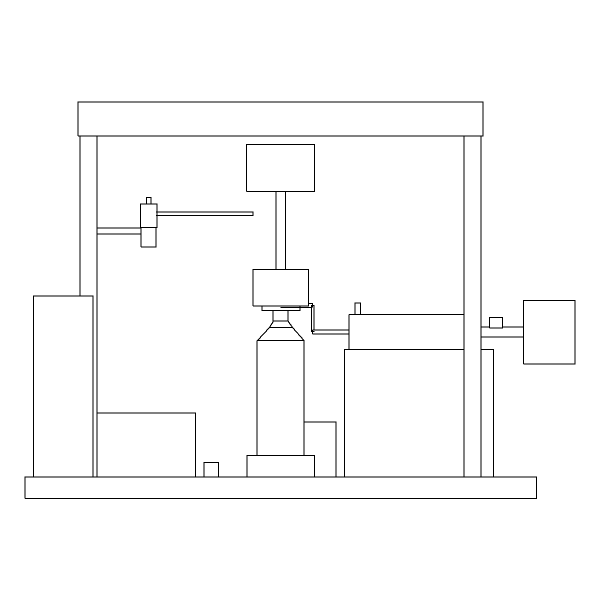
#> input picture examples/images/view_front.png, 1200 x 1200 px (shown at 1/2 size)
$ python prep_control.py ../../../examples/images/view_front.png --out out.png
#> lines starting #> are read from the running program, lines starting #| are printed output that depends on the picture; after the words box and inside, x2 and y2 are one past the last pixel; in counts of white or black regions, pixels touching at a corner belong together
"""拓扑图预处理：去标注/引线/剖面线 -> 白底黑线方形控制图。

用法（坐标需逐图人工调整，先跑一次看 debug 叠框图再修正）:
  python prep_control.py input/topo.png --out output/control_clean.png \
      --erase-box 2,42,96,80 --erase-box 44,116,114,146 \
      --erase-line 114,134,150,150 \
      --hatch-zone 140,86,390,114 \
      --debug output/debug_boxes.png

坐标系约定：
  --erase-box / --erase-line / --margin-rect 用源图像素坐标；
  --hatch-zone / --final-white 用输出画布坐标（--size 边长的方形图）。
"""
import argparse
import os

import cv2
import numpy as np


def rects(arg):
    out = []
    for item in (arg or []):
        v = [int(x) for x in item.split(",")]
        if len(v) != 4:
            raise SystemExit(f"坐标需 4 个数字: {item}")
        out.append(tuple(v))
    return out


def main():
    ap = argparse.ArgumentParser()
    ap.add_argument("src")
    ap.add_argument("--out", required=True)
    ap.add_argument("--debug", help="叠框调试图输出路径")
    ap.add_argument("--erase-box", action="append", help="标注文字框（inpaint）")
    ap.add_argument("--erase-line", action="append", help="引线段走廊 x1,y1,x2,y2")
    ap.add_argument("--margin-rect", action="append", help="边缘空白带，内部孤立连通域抹白")
    ap.add_argument("--hatch-zone", action="append", help="剖面线清除区（画布坐标）")
    ap.add_argument("--final-white", action="append", help="画布坐标定点白块")
    ap.add_argument("--thresh", type=int, default=170)
    ap.add_argument("--size", type=int, default=512, help="输出方形画布边长")
    ap.add_argument("--hatch-k", type=int, default=7)
    args = ap.parse_args()

    im = cv2.imread(args.src)
#> im is the input picture: shape (1200, 1200, 3); 98.2% white; black in thin lines or dots, all inside (x1, y1, x2, y2) = (49, 203, 1151, 998)
    if im is None:
        raise SystemExit(f"读不到图: {args.src}")
    boxes = rects(args.erase_box)
    segs = rects(args.erase_line)
    margins = rects(args.margin_rect)
    hatches = rects(args.hatch_zone)
    whites = rects(args.final_white)

    # 1) inpaint 抹除标注文字与引线
    if boxes or segs:
        mask = np.zeros(im.shape[:2], np.uint8)
        for x1, y1, x2, y2 in boxes:
            mask[y1:y2, x1:x2] = 255
        for x1, y1, x2, y2 in segs:
            cv2.line(mask, (x1, y1), (x2, y2), 255, 5)
        im = cv2.inpaint(im, mask, 5, cv2.INPAINT_TELEA)

    # 2) 二值化
    gray = cv2.cvtColor(im, cv2.COLOR_BGR2GRAY)
    _, bw = cv2.threshold(gray, args.thresh, 255, cv2.THRESH_BINARY)

    # 3) 边缘空白带内的孤立连通域（标注/引线残余）抹白
    if margins:
        n, labels, stats, _ = cv2.connectedComponentsWithStats(255 - bw, connectivity=8)
        for i in range(1, n):
            x, y, w2, h2, _a = stats[i]
            for rx1, ry1, rx2, ry2 in margins:
                if x >= rx1 and y >= ry1 and x + w2 <= rx2 and y + h2 <= ry2:
                    bw[y:y + h2, x:x + w2] = 255
                    break

    # 4) 方形画布居中 + 缩放
    h, w = bw.shape
#> h = 1200; w = 1200
    s = max(h, w)
#> s = 1200
    canvas = np.full((s, s), 255, np.uint8)
    canvas[(s - h) // 2:(s - h) // 2 + h, (s - w) // 2:(s - w) // 2 + w] = bw
    ctrl = cv2.resize(canvas, (args.size, args.size), interpolation=cv2.INTER_AREA)
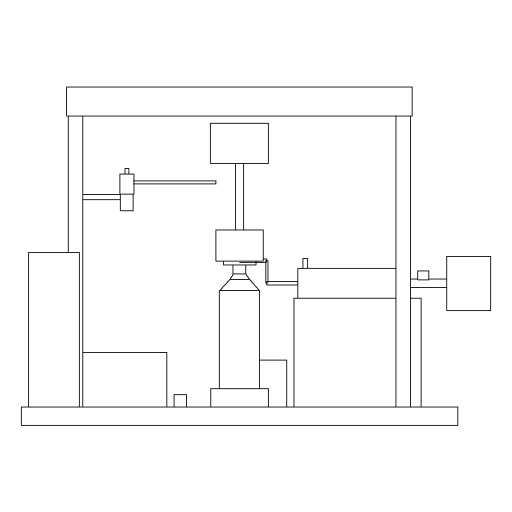
#> ctrl: shape (512, 512); min 0, max 255, mean 250.4

    # 5) 画布坐标系：定点白块 + 剖面线清除（横/竖开运算保留结构线，抽掉斜线）
    for x1, y1, x2, y2 in whites:
        ctrl[y1:y2, x1:x2] = 255
    K = args.hatch_k
    hker = cv2.getStructuringElement(cv2.MORPH_RECT, (K, 1))
    vker = cv2.getStructuringElement(cv2.MORPH_RECT, (1, K))
    black = (ctrl < 128).astype(np.uint8) * 255
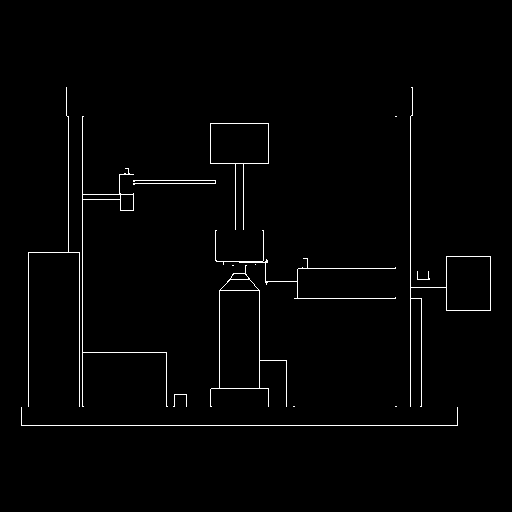
#> black: shape (512, 512); 1.4% white in thin lines or dots, all inside (x1, y1, x2, y2) = (21, 87, 491, 426)
    for zx1, zy1, zx2, zy2 in hatches:
        roi = black[zy1:zy2, zx1:zx2]
        horiz = cv2.morphologyEx(roi, cv2.MORPH_OPEN, hker)
        vert = cv2.morphologyEx(roi, cv2.MORPH_OPEN, vker)
        keep = cv2.max(horiz, vert)
        ctrl[zy1:zy2, zx1:zx2] = np.where(keep > 0, 0, 255).astype(np.uint8)

    os.makedirs(os.path.dirname(os.path.abspath(args.out)), exist_ok=True)
    cv2.imwrite(args.out, ctrl)
    print("saved", args.out)

    if args.debug:
        dbg = im.copy()
        for b in boxes:
            cv2.rectangle(dbg, (b[0], b[1]), (b[2], b[3]), (0, 0, 255), 1)
        for g in segs:
            cv2.line(dbg, (g[0], g[1]), (g[2], g[3]), (0, 0, 255), 1)
        cv2.imwrite(args.debug, dbg)
        print("saved", args.debug)


if __name__ == "__main__":
    main()
